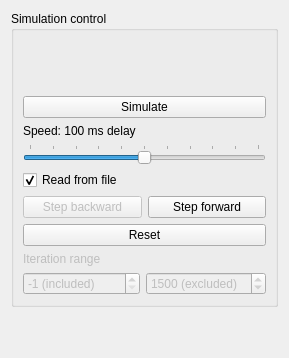
       <widget class="QWidget" name="simulationTab">
        <property name="sizePolicy">
         <sizepolicy hsizetype="Maximum" vsizetype="Maximum">
          <horstretch>0</horstretch>
          <verstretch>0</verstretch>
         </sizepolicy>
        </property>
        <attribute name="title">
         <string>Simulation</string>
        </attribute>
        <layout class="QVBoxLayout" name="verticalLayout_3">
         <item>
          <widget class="QGroupBox" name="simulationGroupBox">
           <property name="sizePolicy">
            <sizepolicy hsizetype="Preferred" vsizetype="Fixed">
             <horstretch>0</horstretch>
             <verstretch>0</verstretch>
            </sizepolicy>
           </property>
           <property name="title">
            <string>Simulation control</string>
           </property>
           <layout class="QVBoxLayout" name="verticalLayout">
            <item>
             <widget class="QLabel" name="infoLabel">
              <property name="sizePolicy">
               <sizepolicy hsizetype="Preferred" vsizetype="Minimum">
                <horstretch>0</horstretch>
                <verstretch>0</verstretch>
               </sizepolicy>
              </property>
              <property name="minimumSize">
               <size>
                <width>0</width>
                <height>50</height>
               </size>
              </property>
              <property name="text">
               <string/>
              </property>
             </widget>
            </item>
            <item>
             <widget class="QPushButton" name="simulatePushButton">
              <property name="text">
               <string>Simulate</string>
              </property>
              <property name="checkable">
               <bool>true</bool>
              </property>
             </widget>
            </item>
            <item>
             <widget class="QLabel" name="speedLabel">
              <property name="text">
               <string>Speed: 100 ms delay</string>
              </property>
             </widget>
            </item>
            <item>
             <widget class="QSlider" name="speedHorizontalSlider">
              <property name="sizePolicy">
               <sizepolicy hsizetype="Minimum" vsizetype="Fixed">
                <horstretch>0</horstretch>
                <verstretch>0</verstretch>
               </sizepolicy>
              </property>
              <property name="maximum">
               <number>10</number>
              </property>
              <property name="pageStep">
               <number>1</number>
              </property>
              <property name="value">
               <number>5</number>
              </property>
              <property name="orientation">
               <enum>Qt::Horizontal</enum>
              </property>
              <property name="tickPosition">
               <enum>QSlider::TicksAbove</enum>
              </property>
              <property name="tickInterval">
               <number>1</number>
              </property>
             </widget>
            </item>
            <item>
             <widget class="QCheckBox" name="isReadCheckBox">
              <property name="enabled">
               <bool>true</bool>
              </property>
              <property name="text">
               <string>Read from file</string>
              </property>
              <property name="checked">
               <bool>true</bool>
              </property>
             </widget>
            </item>
            <item>
             <layout class="QHBoxLayout" name="horizontalLayout_2">
              <property name="topMargin">
               <number>0</number>
              </property>
              <item>
               <widget class="QPushButton" name="StepbPushButton">
                <property name="enabled">
                 <bool>false</bool>
                </property>
                <property name="minimumSize">
                 <size>
                  <width>0</width>
                  <height>2</height>
                 </size>
                </property>
                <property name="text">
                 <string>Step backward</string>
                </property>
               </widget>
              </item>
              <item>
               <widget class="QPushButton" name="StepPushButton">
                <property name="minimumSize">
                 <size>
                  <width>0</width>
                  <height>2</height>
                 </size>
                </property>
                <property name="text">
                 <string>Step forward</string>
                </property>
               </widget>
              </item>
             </layout>
            </item>
            <item>
             <widget class="QPushButton" name="resetPushButton">
              <property name="minimumSize">
               <size>
                <width>0</width>
                <height>2</height>
               </size>
              </property>
              <property name="text">
               <string>Reset</string>
              </property>
             </widget>
            </item>
            <item>
             <widget class="QLabel" name="iterationRangeLabel">
              <property name="enabled">
               <bool>false</bool>
              </property>
              <property name="text">
               <string>Iteration range</string>
              </property>
             </widget>
            </item>
            <item>
             <layout class="QHBoxLayout" name="horizontalLayout">
              <property name="spacing">
               <number>6</number>
              </property>
              <property name="topMargin">
               <number>0</number>
              </property>
              <item>
               <widget class="QSpinBox" name="minIterationSpinBox">
                <property name="enabled">
                 <bool>false</bool>
                </property>
                <property name="suffix">
                 <string> (included)</string>
                </property>
                <property name="prefix">
                 <string/>
                </property>
                <property name="minimum">
                 <number>-1</number>
                </property>
                <property name="maximum">
                 <number>10000</number>
                </property>
                <property name="singleStep">
                 <number>1</number>
                </property>
                <property name="value">
                 <number>-1</number>
                </property>
               </widget>
              </item>
              <item>
               <widget class="QSpinBox" name="maxIterationSpinBox">
                <property name="enabled">
                 <bool>false</bool>
                </property>
                <property name="suffix">
                 <string> (excluded)</string>
                </property>
                <property name="maximum">
                 <number>10000</number>
                </property>
                <property name="value">
                 <number>1500</number>
                </property>
               </widget>
              </item>
             </layout>
            </item>
           </layout>
          </widget>
         </item>
         <item>
          <spacer name="verticalSpacer">
           <property name="orientation">
            <enum>Qt::Vertical</enum>
           </property>
           <property name="sizeHint" stdset="0">
            <size>
             <width>20</width>
             <height>40</height>
            </size>
           </property>
          </spacer>
         </item>
        </layout>
       </widget>
